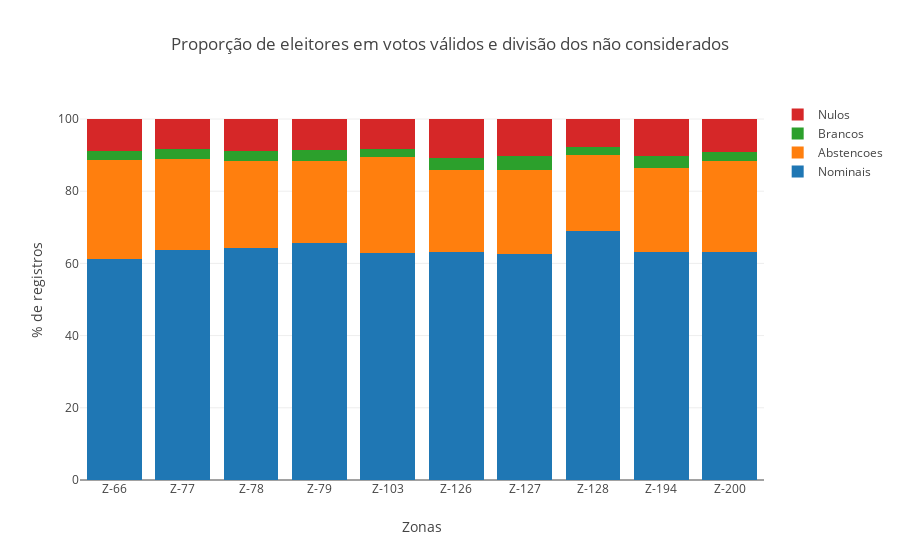

This figure's notebook cell:
### Markdown cell above
#### Visualizando a divisão entre os não considerados

### Code cell
title = 'Proporção de eleitores em votos válidos e divisão dos não considerados'
props = ['votos_nominais', 'abstencoes', 'votos_brancos', 'votos_nulos']
labels = { 'votos_nominais': 'Nominais', 'abstencoes' : 'Abstencoes', 'votos_brancos': 'Brancos', 'votos_nulos': 'Nulos' }
traces = generateDataToStackedBar(go=go, x=_zonas, props=props, labels=labels, df=agrupado_por_zona)
fig = generatedStackedBar(go=go, data=traces, title=title, x='Zonas', y='% de registros')
py.iplot(fig)

### Figure 1 — Plotly figure (JSON) as saved in the notebook; plotly's stock layout.template omitted (floating-point values rounded to 4 significant figures)
{"data": [{"name": "Nominais", "type": "bar", "uid": "3d61184b-e341-11e8-8177-5cc9d399d62a", "x": ["Z-66", "Z-77", "Z-78", "Z-79", "Z-103", "Z-126", "Z-127", "Z-128", "Z-194", "Z-200"], "y": [61.33, 63.6, 64.35, 65.53, 62.75, 63.21, 62.72, 69.06, 63.15, 63.21]}, {"name": "Abstencoes", "type": "bar", "uid": "3d61184c-e341-11e8-8177-5cc9d399d62a", "x": ["Z-66", "Z-77", "Z-78", "Z-79", "Z-103", "Z-126", "Z-127", "Z-128", "Z-194", "Z-200"], "y": [27.31, 25.42, 23.96, 22.92, 26.66, 22.65, 23.29, 20.97, 23.4, 25.2]}, {"name": "Brancos", "type": "bar", "uid": "3d61184d-e341-11e8-8177-5cc9d399d62a", "x": ["Z-66", "Z-77", "Z-78", "Z-79", "Z-103", "Z-126", "Z-127", "Z-128", "Z-194", "Z-200"], "y": [2.413, 2.788, 2.719, 3.011, 2.244, 3.4, 3.757, 2.208, 3.087, 2.575]}, {"name": "Nulos", "type": "bar", "uid": "3d61184e-e341-11e8-8177-5cc9d399d62a", "x": ["Z-66", "Z-77", "Z-78", "Z-79", "Z-103", "Z-126", "Z-127", "Z-128", "Z-194", "Z-200"], "y": [8.948, 8.201, 8.971, 8.541, 8.344, 10.74, 10.23, 7.77, 10.36, 9.014]}], "layout": {"barmode": "stack", "title": "Proporção de eleitores em votos válidos e divisão dos não considerados", "xaxis": {"title": "Zonas"}, "yaxis": {"title": "% de registros"}}}
